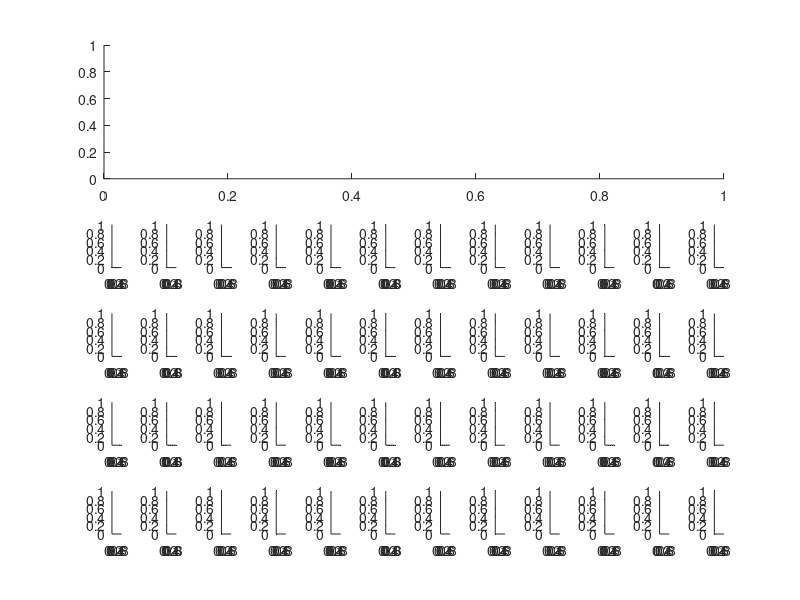

Write the MATLAB code that produced this figure. (Note: this script raises an error after producing the figure.)
    % Used for HKUST ELEC 5660

close all;

clc;
addpath('./utils', './readonly','/SI_DFM_2D_SYSU');

h1 = subplot(6, 12, [1, 2, 3, 4, 5, 6, 7, 8, 9, 10, 11, 12, 13, 14, 15, 16, 17, 18, 19, 20, 21, 22, 23, 24]);
%第一架飞机数据分析图
h2 = subplot(6, 12, 25);
h3 = subplot(6, 12, 26);
h4 = subplot(6, 12, 27);
h5 = subplot(6, 12, 28);

h6 = subplot(6, 12, 37);
h7 = subplot(6, 12, 38);
h8 = subplot(6, 12, 39);
h9 = subplot(6, 12, 40);

%第二架飞机数据飞行图
h10 = subplot(6, 12, 29);
h11 = subplot(6, 12, 30);
h12 = subplot(6, 12, 31);
h13 = subplot(6, 12, 32);

h14 = subplot(6, 12, 41);
h15 = subplot(6, 12, 42);
h16 = subplot(6, 12, 43);
h17 = subplot(6, 12, 44);

%第三架飞机数据飞行图
h18 = subplot(6, 12, 33);
h19 = subplot(6, 12, 34);
h20 = subplot(6, 12, 35);
h21 = subplot(6, 12, 36);

h22 = subplot(6, 12, 45);
h23 = subplot(6, 12, 46);
h24 = subplot(6, 12, 47);
h25 = subplot(6, 12, 48);

%第四架飞机数据飞行图
h26 = subplot(6, 12, 49);
h27 = subplot(6, 12, 50);
h28 = subplot(6, 12, 51);
h29 = subplot(6, 12, 52);

h30 = subplot(6, 12, 61);
h31 = subplot(6, 12, 62);
h32 = subplot(6, 12, 63);
h33 = subplot(6, 12, 64);

%第五架飞机数据飞行图
h34 = subplot(6, 12, 53);
h35 = subplot(6, 12, 54);
h36 = subplot(6, 12, 55);
h37 = subplot(6, 12, 56);

h38 = subplot(6, 12, 65);
h39 = subplot(6, 12, 66);
h40 = subplot(6, 12, 67);
h41 = subplot(6, 12, 68);

%第六架飞机数据飞行图
h42 = subplot(6, 12, 57);
h43 = subplot(6, 12, 58);
h44 = subplot(6, 12, 59);
h45 = subplot(6, 12, 60);

h46 = subplot(6, 12, 69);
h47 = subplot(6, 12, 70);
h48 = subplot(6, 12, 71);
h49 = subplot(6, 12, 72);

set(gcf, 'Renderer', 'painters');
set(gcf, 'Position', [100, 100, 1400, 1000]);


run6formation(h1, h2, h3, h4, h5, h6, h7, h8, h9, h10, h11, h12, h13, h14, ...
    h15, h16, h17, h18, h19, h20, h21, h22, h23, h24, h25, h26, h27, h28, h29, ...
    h30, h31, h32, h33, h34, h35, h36, h37, h38, h39, h40, h41, h42, h43, h44, ...
    h45, h46, h47, h48, h49);
